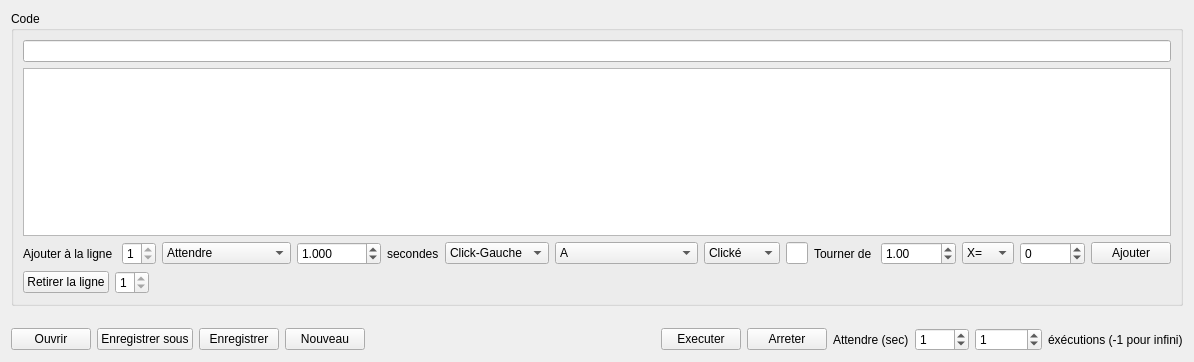
<?xml version="1.0" encoding="UTF-8"?>
<ui version="4.0">
 <class>fenetre</class>
 <widget class="QWidget" name="fenetre">
  <property name="geometry">
   <rect>
    <x>0</x>
    <y>0</y>
    <width>1136</width>
    <height>362</height>
   </rect>
  </property>
  <property name="windowTitle">
   <string>Form</string>
  </property>
  <layout class="QVBoxLayout" name="verticalLayout">
   <item>
    <widget class="QGroupBox" name="groupBox">
     <property name="title">
      <string>Code</string>
     </property>
     <layout class="QVBoxLayout" name="verticalLayout_2">
      <item>
       <widget class="QLineEdit" name="txtInfo">
        <property name="readOnly">
         <bool>true</bool>
        </property>
       </widget>
      </item>
      <item>
       <widget class="QTextEdit" name="TexteCode"/>
      </item>
      <item>
       <layout class="QHBoxLayout" name="horizontalLayout_2">
        <item>
         <widget class="QLabel" name="label">
          <property name="text">
           <string>Ajouter à la ligne </string>
          </property>
         </widget>
        </item>
        <item>
         <widget class="QSpinBox" name="AddLigne">
          <property name="minimum">
           <number>1</number>
          </property>
          <property name="maximum">
           <number>1</number>
          </property>
         </widget>
        </item>
        <item>
         <widget class="QComboBox" name="AddAction">
          <item>
           <property name="text">
            <string>Attendre</string>
           </property>
          </item>
          <item>
           <property name="text">
            <string>Souris</string>
           </property>
          </item>
          <item>
           <property name="text">
            <string>Clavier</string>
           </property>
          </item>
          <item>
           <property name="text">
            <string>Ecrire</string>
           </property>
          </item>
          <item>
           <property name="text">
            <string>Molette</string>
           </property>
          </item>
          <item>
           <property name="text">
            <string>Déplacer la souris</string>
           </property>
          </item>
          <item>
           <property name="text">
            <string>Vide</string>
           </property>
          </item>
         </widget>
        </item>
        <item>
         <widget class="QDoubleSpinBox" name="AddTemps">
          <property name="decimals">
           <number>3</number>
          </property>
          <property name="maximum">
           <double>86400.000000000000000</double>
          </property>
          <property name="singleStep">
           <double>0.500000000000000</double>
          </property>
          <property name="value">
           <double>1.000000000000000</double>
          </property>
         </widget>
        </item>
        <item>
         <widget class="QLabel" name="AddTempsLbl">
          <property name="text">
           <string>secondes</string>
          </property>
         </widget>
        </item>
        <item>
         <widget class="QComboBox" name="AddBoutonSouris">
          <item>
           <property name="text">
            <string>Click-Gauche</string>
           </property>
          </item>
          <item>
           <property name="text">
            <string>Click-Droit</string>
           </property>
          </item>
          <item>
           <property name="text">
            <string>Click-Molette</string>
           </property>
          </item>
         </widget>
        </item>
        <item>
         <widget class="QComboBox" name="AddTouche">
          <item>
           <property name="text">
            <string>A</string>
           </property>
          </item>
          <item>
           <property name="text">
            <string>B</string>
           </property>
          </item>
          <item>
           <property name="text">
            <string>C</string>
           </property>
          </item>
          <item>
           <property name="text">
            <string>D</string>
           </property>
          </item>
          <item>
           <property name="text">
            <string>E</string>
           </property>
          </item>
          <item>
           <property name="text">
            <string>F</string>
           </property>
          </item>
          <item>
           <property name="text">
            <string>G</string>
           </property>
          </item>
          <item>
           <property name="text">
            <string>H</string>
           </property>
          </item>
          <item>
           <property name="text">
            <string>I</string>
           </property>
          </item>
          <item>
           <property name="text">
            <string>J</string>
           </property>
          </item>
          <item>
           <property name="text">
            <string>K</string>
           </property>
          </item>
          <item>
           <property name="text">
            <string>L</string>
           </property>
          </item>
          <item>
           <property name="text">
            <string>M</string>
           </property>
          </item>
          <item>
           <property name="text">
            <string>N</string>
           </property>
          </item>
          <item>
           <property name="text">
            <string>O</string>
           </property>
          </item>
          <item>
           <property name="text">
            <string>P</string>
           </property>
          </item>
          <item>
           <property name="text">
            <string>Q</string>
           </property>
          </item>
          <item>
           <property name="text">
            <string>R</string>
           </property>
          </item>
          <item>
           <property name="text">
            <string>S</string>
           </property>
          </item>
          <item>
           <property name="text">
            <string>T</string>
           </property>
          </item>
          <item>
           <property name="text">
            <string>U</string>
           </property>
          </item>
          <item>
           <property name="text">
            <string>V</string>
           </property>
          </item>
          <item>
           <property name="text">
            <string>W</string>
           </property>
          </item>
          <item>
           <property name="text">
            <string>X</string>
           </property>
          </item>
          <item>
           <property name="text">
            <string>Y</string>
           </property>
          </item>
          <item>
           <property name="text">
            <string>Z</string>
           </property>
          </item>
          <item>
           <property name="text">
            <string>1 (&amp;)</string>
           </property>
          </item>
          <item>
           <property name="text">
            <string>2 (é)</string>
           </property>
          </item>
          <item>
           <property name="text">
            <string>3 (&quot;)</string>
           </property>
          </item>
          <item>
           <property name="text">
            <string>4 (')</string>
           </property>
          </item>
          <item>
           <property name="text">
            <string>5 (()</string>
           </property>
          </item>
          <item>
           <property name="text">
            <string>6 (-)</string>
           </property>
          </item>
          <item>
           <property name="text">
            <string>7 (è)</string>
           </property>
          </item>
          <item>
           <property name="text">
            <string>8 (_)</string>
           </property>
          </item>
          <item>
           <property name="text">
            <string>9 (ç)</string>
           </property>
          </item>
          <item>
           <property name="text">
            <string>0 (à)</string>
           </property>
          </item>
          <item>
           <property name="text">
            <string>)</string>
           </property>
          </item>
          <item>
           <property name="text">
            <string>=</string>
           </property>
          </item>
          <item>
           <property name="text">
            <string>Ctrl</string>
           </property>
          </item>
          <item>
           <property name="text">
            <string>Shift (Maj)</string>
           </property>
          </item>
          <item>
           <property name="text">
            <string>Alt</string>
           </property>
          </item>
          <item>
           <property name="text">
            <string>Windows</string>
           </property>
          </item>
          <item>
           <property name="text">
            <string>Espace</string>
           </property>
          </item>
          <item>
           <property name="text">
            <string>Alt-Gr</string>
           </property>
          </item>
          <item>
           <property name="text">
            <string>Entrée</string>
           </property>
          </item>
          <item>
           <property name="text">
            <string>Suppr (delete)</string>
           </property>
          </item>
          <item>
           <property name="text">
            <string>Annuler (backspace)</string>
           </property>
          </item>
          <item>
           <property name="text">
            <string>Echap</string>
           </property>
          </item>
          <item>
           <property name="text">
            <string>Flèche_Gauche</string>
           </property>
          </item>
          <item>
           <property name="text">
            <string>Flèche_Droite</string>
           </property>
          </item>
          <item>
           <property name="text">
            <string>Flèche_Haut</string>
           </property>
          </item>
          <item>
           <property name="text">
            <string>Flèche_Bas</string>
           </property>
          </item>
          <item>
           <property name="text">
            <string>F1</string>
           </property>
          </item>
          <item>
           <property name="text">
            <string>F2</string>
           </property>
          </item>
          <item>
           <property name="text">
            <string>F3</string>
           </property>
          </item>
          <item>
           <property name="text">
            <string>F4</string>
           </property>
          </item>
          <item>
           <property name="text">
            <string>F5</string>
           </property>
          </item>
          <item>
           <property name="text">
            <string>F6</string>
           </property>
          </item>
          <item>
           <property name="text">
            <string>F7</string>
           </property>
          </item>
          <item>
           <property name="text">
            <string>F8</string>
           </property>
          </item>
          <item>
           <property name="text">
            <string>F9</string>
           </property>
          </item>
          <item>
           <property name="text">
            <string>F10</string>
           </property>
          </item>
          <item>
           <property name="text">
            <string>F11</string>
           </property>
          </item>
          <item>
           <property name="text">
            <string>F12</string>
           </property>
          </item>
          <item>
           <property name="text">
            <string>Fin (end)</string>
           </property>
          </item>
          <item>
           <property name="text">
            <string>Début</string>
           </property>
          </item>
          <item>
           <property name="text">
            <string>Tab</string>
           </property>
          </item>
          <item>
           <property name="text">
            <string>,</string>
           </property>
          </item>
          <item>
           <property name="text">
            <string>;</string>
           </property>
          </item>
          <item>
           <property name="text">
            <string>:</string>
           </property>
          </item>
          <item>
           <property name="text">
            <string>!</string>
           </property>
          </item>
          <item>
           <property name="text">
            <string>^</string>
           </property>
          </item>
          <item>
           <property name="text">
            <string>$</string>
           </property>
          </item>
          <item>
           <property name="text">
            <string>ù</string>
           </property>
          </item>
          <item>
           <property name="text">
            <string>*</string>
           </property>
          </item>
          <item>
           <property name="text">
            <string>Imprim_écran</string>
           </property>
          </item>
         </widget>
        </item>
        <item>
         <widget class="QComboBox" name="AddEtat">
          <item>
           <property name="text">
            <string>Clické</string>
           </property>
          </item>
          <item>
           <property name="text">
            <string>Pressé</string>
           </property>
          </item>
          <item>
           <property name="text">
            <string>Relaché</string>
           </property>
          </item>
         </widget>
        </item>
        <item>
         <widget class="QLineEdit" name="txtEcrire"/>
        </item>
        <item>
         <widget class="QLabel" name="AddTourMoletteLbl">
          <property name="text">
           <string>Tourner de </string>
          </property>
         </widget>
        </item>
        <item>
         <widget class="QDoubleSpinBox" name="AddTourMolette">
          <property name="minimum">
           <double>-9999.000000000000000</double>
          </property>
          <property name="maximum">
           <double>9999.000000000000000</double>
          </property>
          <property name="value">
           <double>1.000000000000000</double>
          </property>
         </widget>
        </item>
        <item>
         <widget class="QComboBox" name="AddDeplaceType">
          <item>
           <property name="text">
            <string>X=</string>
           </property>
          </item>
          <item>
           <property name="text">
            <string>Y=</string>
           </property>
          </item>
          <item>
           <property name="text">
            <string>X~=</string>
           </property>
          </item>
          <item>
           <property name="text">
            <string>Y~=</string>
           </property>
          </item>
         </widget>
        </item>
        <item>
         <widget class="QSpinBox" name="AddDeplace">
          <property name="minimum">
           <number>-10000</number>
          </property>
          <property name="maximum">
           <number>10000</number>
          </property>
          <property name="value">
           <number>0</number>
          </property>
         </widget>
        </item>
        <item>
         <widget class="QPushButton" name="bAjouter">
          <property name="text">
           <string>Ajouter</string>
          </property>
         </widget>
        </item>
        <item>
         <spacer name="horizontalSpacer_5">
          <property name="orientation">
           <enum>Qt::Horizontal</enum>
          </property>
          <property name="sizeHint" stdset="0">
           <size>
            <width>40</width>
            <height>20</height>
           </size>
          </property>
         </spacer>
        </item>
       </layout>
      </item>
      <item>
       <layout class="QHBoxLayout" name="horizontalLayout_3">
        <item>
         <widget class="QPushButton" name="bRetirer">
          <property name="text">
           <string>Retirer la ligne</string>
          </property>
         </widget>
        </item>
        <item>
         <widget class="QSpinBox" name="RetireLigne">
          <property name="minimum">
           <number>1</number>
          </property>
          <property name="maximum">
           <number>1</number>
          </property>
         </widget>
        </item>
        <item>
         <spacer name="horizontalSpacer_3">
          <property name="orientation">
           <enum>Qt::Horizontal</enum>
          </property>
          <property name="sizeHint" stdset="0">
           <size>
            <width>40</width>
            <height>20</height>
           </size>
          </property>
         </spacer>
        </item>
       </layout>
      </item>
     </layout>
    </widget>
   </item>
   <item>
    <spacer name="verticalSpacer">
     <property name="orientation">
      <enum>Qt::Vertical</enum>
     </property>
     <property name="sizeHint" stdset="0">
      <size>
       <width>20</width>
       <height>40</height>
      </size>
     </property>
    </spacer>
   </item>
   <item>
    <layout class="QHBoxLayout" name="horizontalLayout">
     <item>
      <widget class="QPushButton" name="bOuvrir">
       <property name="text">
        <string>Ouvrir</string>
       </property>
      </widget>
     </item>
     <item>
      <widget class="QPushButton" name="bEnregistrerSous">
       <property name="text">
        <string>Enregistrer sous</string>
       </property>
      </widget>
     </item>
     <item>
      <widget class="QPushButton" name="bEnregistrer">
       <property name="text">
        <string>Enregistrer</string>
       </property>
      </widget>
     </item>
     <item>
      <widget class="QPushButton" name="bNouveau">
       <property name="text">
        <string>Nouveau</string>
       </property>
      </widget>
     </item>
     <item>
      <spacer name="horizontalSpacer">
       <property name="orientation">
        <enum>Qt::Horizontal</enum>
       </property>
       <property name="sizeHint" stdset="0">
        <size>
         <width>40</width>
         <height>20</height>
        </size>
       </property>
      </spacer>
     </item>
     <item>
      <widget class="QPushButton" name="bExecuter">
       <property name="text">
        <string>Executer</string>
       </property>
      </widget>
     </item>
     <item>
      <widget class="QPushButton" name="bCancel">
       <property name="text">
        <string>Arreter</string>
       </property>
      </widget>
     </item>
     <item>
      <widget class="QLabel" name="label_2">
       <property name="text">
        <string>Attendre (sec)</string>
       </property>
      </widget>
     </item>
     <item>
      <widget class="QSpinBox" name="tempsExec">
       <property name="maximum">
        <number>3600</number>
       </property>
       <property name="value">
        <number>1</number>
       </property>
      </widget>
     </item>
     <item>
      <widget class="QSpinBox" name="repete">
       <property name="minimum">
        <number>-1</number>
       </property>
       <property name="maximum">
        <number>2147483647</number>
       </property>
       <property name="value">
        <number>1</number>
       </property>
      </widget>
     </item>
     <item>
      <widget class="QLabel" name="label_4">
       <property name="text">
        <string>éxécutions (-1 pour infini)</string>
       </property>
      </widget>
     </item>
    </layout>
   </item>
  </layout>
 </widget>
 <resources/>
 <connections/>
</ui>
